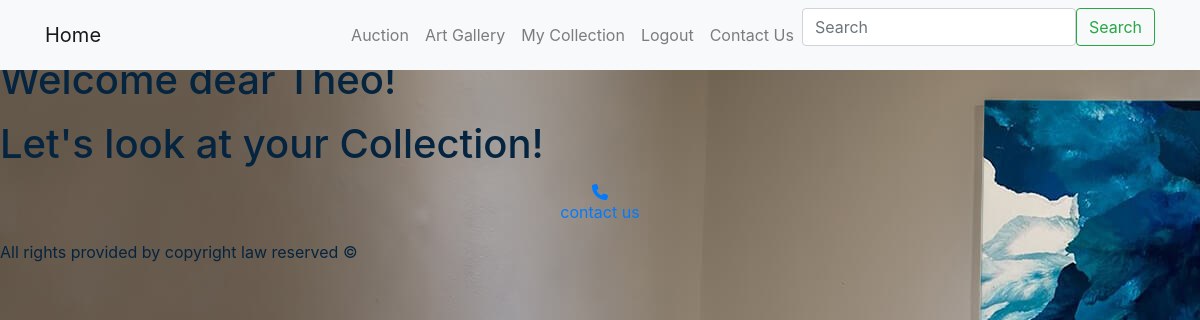
The page /my_collection/ (signed in) on the database as committed earlier.
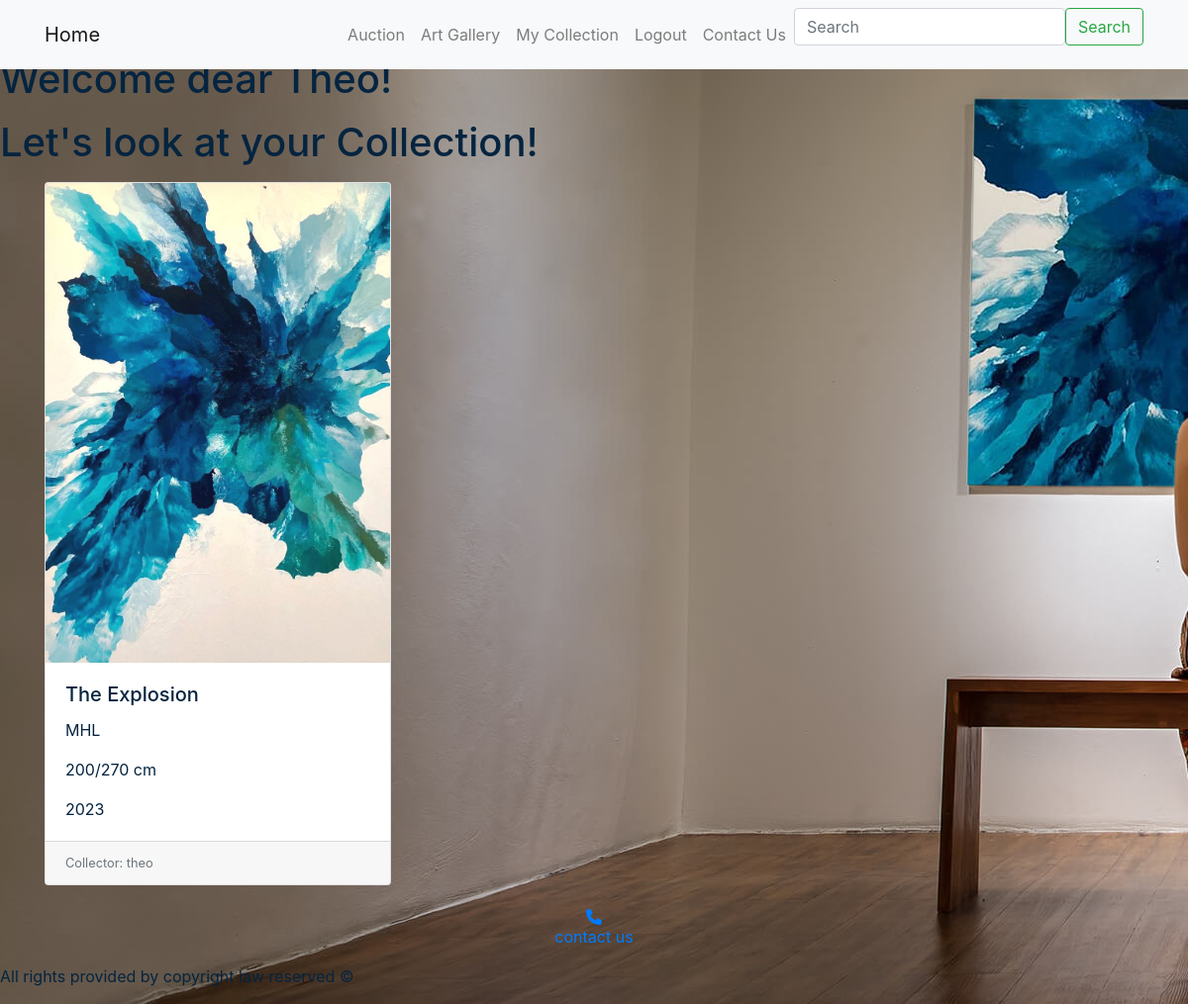
The same page on the database as committed later.
### auction/models.py (models this page shows, shortened)
class MyUser(AbstractUser):
    address = models.CharField(
        verbose_name='Address',
        help_text='User address',
        max_length=100,
        null=False
    )
    is_collector = models.BooleanField(
        verbose_name='Is Collector',
        help_text='True if user is a collector, False if admin.',
        default=True
    )
    def __str__(self):
        return self.username

class ArtPiece(models.Model):
    name = models.CharField(
        verbose_name='Art Piece Name',
        help_text='The name of the art piece',
        max_length=50,
        null=False
    )
    artist = models.CharField(
        verbose_name='Artist Name',
        help_text='The name of the artist',
        max_length=50,
        null=False,
        default="Unknown"
    )
    size = models.CharField(
        verbose_name='Size',
        help_text='The size of the art piece',
        max_length=20,
        null=False,
        default="Not specified"
    )
    year = models.PositiveIntegerField(
        verbose_name='Year',
        help_text='The year when the art piece was created',
        null=False,
        default=0
    )
    collector = models.ForeignKey(
        MyUser,
        verbose_name='Collector',
        help_text='The collector who owns this art piece.',
        on_delete=models.SET_NULL,
        null=True,
        blank=True
    )
    is_sold = models.BooleanField(
        verbose_name='Is Sold',
        help_text='True if the art piece has been sold.',
        default=False
    )
    is_on_auction = models.BooleanField(
        verbose_name='Is On Auction',
        help_text='True if the art piece has been on auction.',
        default=False
    )
    price = models.DecimalField(
        verbose_name='Purchased Price',
        help_text='The purchased price of the art piece.',
        max_digits=10,
        decimal_places=2,
        null=True,
        blank=True
    )
    minimum_price = models.DecimalField(
        verbose_name='Minimum Price',
        help_text='The minimum price of the art piece.',
        max_digits=10,
        decimal_places=2,
        null=True,
        blank=True
    )
    buy_now_price = models.DecimalField(
        verbose_name='Buy Now Price',
        help_text='The price of the art piece for immediate purchase.',
        max_digits=10,
        decimal_places=2,
        null=True,
        blank=True
    )

class ArtPieceImage(models.Model):
    images = models.ImageField(upload_to='art_pieces/', null=True, blank=True)
    art_piece = models.ForeignKey(ArtPiece, related_name='artpiece_images', on_delete=models.CASCADE)

### auction/views.py (the view)
# urls.py: path('my_collection/', views.my_collection, name='my_collection'),
def my_collection(request):
    user = request.user
    if user.is_authenticated:
        user_art_pieces = ArtPiece.objects.filter(collector=user)
        context = {
            'user_art_pieces': user_art_pieces
        }
        return render(request, 'my_collection.html', context)
    else:
        return redirect('login')

### auction/templates/my_collection.html (shortened to what this page needs)
<html lang="en">
<head>
    <title1 style="color: rgb(5, 36, 63);">Your Collection</title>
    {% load static %}
    <link rel="stylesheet" href="https://stackpath.bootstrapcdn.com/bootstrap/4.3.1/css/bootstrap.min.css">
    <link rel="stylesheet" href="https://cdnjs.cloudflare.com/ajax/libs/ekko-lightbox/5.3.0/ekko-lightbox.css">
</head>
<body style="background-image: url('/media/backpichome.jpg');">
<nav class="navbar navbar-expand-lg navbar-light bg-light fixed-top">
    <div class="container">
        <a class="navbar-brand" href="{% url 'home' %}">Home</a>
        <div class="collapse navbar-collapse" id="navbarNav">
            <ul class="navbar-nav ml-auto">
                <li class="nav-item">
                    <a class="nav-link" href="{% url 'auctions' %}">Auction</a>
                </li>
                <li class="nav-item">
                    <a class="nav-link" href="{% url 'art_gallery' %}">Art Gallery</a>
                </li>
                {% if user.is_authenticated %}
                    <li class="nav-item">
                        <a class="nav-link" href="{% url 'my_collection' %}">My Collection</a>
                    </li>
                    <li class="nav-item">
                        <a class="nav-link" href="{% url 'logout' %}">Logout</a>
                    </li>
                {% else %}
                    <li class="nav-item">
                        <a class="nav-link" href="{% url 'login' %}">Log In/Register</a>
                    </li>
                {% endif %}
                <li class="nav-item">
                    <a class="nav-link" href="{% url 'contact_us' %}">Contact Us</a>
                </li>
            </ul>
            <form class="d-flex" action="{% url 'search' %}" method="get">
                <input class="form-control me-2" type="search" name="q" placeholder="Search" aria-label="Search">
                <button class="btn btn-outline-success" type="submit">Search</button>
            </form>
        </div>
    </div>
</nav>
    {% if user.is_authenticated %}
    <h1>Welcome dear {{user.first_name}}!
    <p>Let's look at your Collection!</p></h1>
{% endif %}
    <div class="container">
        <div class="row">
            {% for art_piece in user_art_pieces %}
                <div class="col-md-4 mb-4">
                    <div class="card">
                        {% if art_piece.artpiece_images.first %}
                            <img src="{{ art_piece.artpiece_images.first.images.url }}" class="card-img-top art-piece-image" alt="{{ art_piece.name }}">
                        {% endif %}
                        <div class="card-body">
                            <h5 class="card-title">{{ art_piece.name }}</h5>
                            <p class="card-text">{{ art_piece.artist }}</p>
                            <p class="card-text">{{ art_piece.size }}</p>
                            <p class="card-text">{{ art_piece.year }}</p>
                        </div>
                        <div class="card-footer">
                            <small class="text-muted">Collector: {{ art_piece.collector }}</small>
                        </div>
                    </div>
                </div>
            {% endfor %}
        </div>
    </div>
    <footer>
        <center>
            <a href="contact_us">
                <div class="phone-number phone-number--below">
                    <i class="fa fa-phone" aria-hidden="true"></i><center>contact us</center>
                </div>
            </a>
        </center>
        <p>
            <div id="footer1"> </div> All rights provided by copyright law reserved ©
        </p>
    </footer>
</body>
</html>

Rows that differ between the two databases and show on the page:
now on this page (row edited): ArtPiece: artpiece_images.first.images (picture), name "The Explosion", artist "MHL", size "200/270 cm", year "2023", collector "theo"
